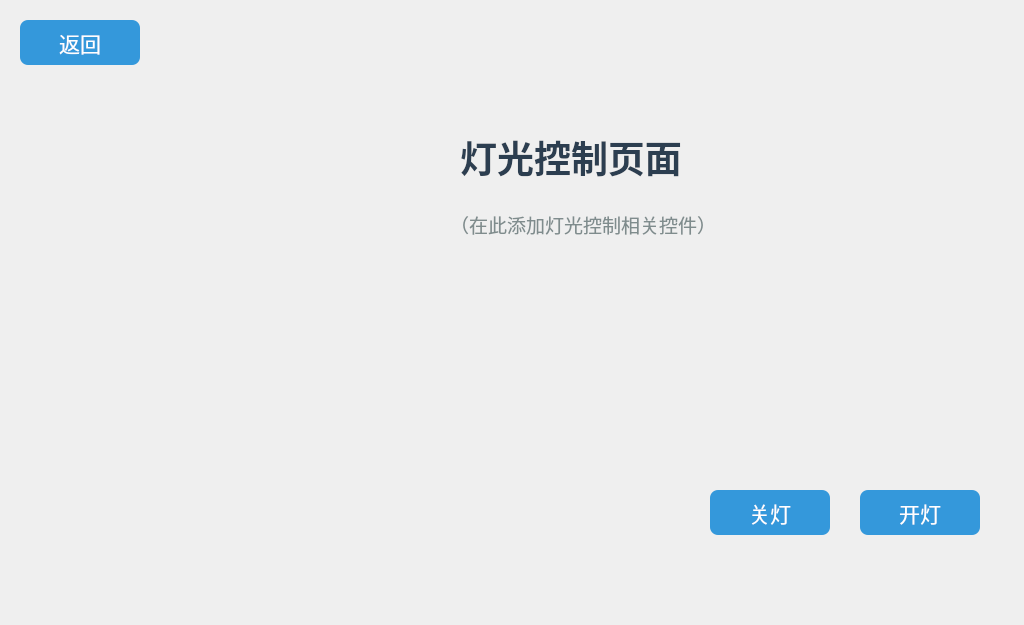
<?xml version="1.0" encoding="UTF-8"?>
<ui version="4.0">
 <class>LightDialog</class>
 <widget class="QDialog" name="LightDialog">
  <property name="geometry">
   <rect>
    <x>0</x>
    <y>0</y>
    <width>1024</width>
    <height>625</height>
   </rect>
  </property>
  <property name="minimumSize">
   <size>
    <width>1024</width>
    <height>625</height>
   </size>
  </property>
  <property name="maximumSize">
   <size>
    <width>1024</width>
    <height>625</height>
   </size>
  </property>
  <property name="windowTitle">
   <string>灯光控制</string>
  </property>
  <widget class="QLabel" name="labelTitle">
   <property name="geometry">
    <rect>
     <x>460</x>
     <y>130</y>
     <width>222</width>
     <height>54</height>
    </rect>
   </property>
   <property name="styleSheet">
    <string notr="true">font-size:28pt; font-weight:bold; color:#2c3e50;</string>
   </property>
   <property name="text">
    <string>灯光控制页面</string>
   </property>
   <property name="alignment">
    <set>Qt::AlignCenter</set>
   </property>
  </widget>
  <widget class="QLabel" name="labelHint">
   <property name="geometry">
    <rect>
     <x>450</x>
     <y>210</y>
     <width>266</width>
     <height>28</height>
    </rect>
   </property>
   <property name="styleSheet">
    <string notr="true">font-size:14pt; color:#7f8c8d;</string>
   </property>
   <property name="text">
    <string>（在此添加灯光控制相关控件）</string>
   </property>
   <property name="alignment">
    <set>Qt::AlignCenter</set>
   </property>
  </widget>
  <widget class="QPushButton" name="btnBack">
   <property name="geometry">
    <rect>
     <x>20</x>
     <y>20</y>
     <width>120</width>
     <height>45</height>
    </rect>
   </property>
   <property name="minimumSize">
    <size>
     <width>120</width>
     <height>45</height>
    </size>
   </property>
   <property name="styleSheet">
    <string notr="true">QPushButton{background-color:#3498db;color:white;border-radius:8px;font-size:16pt;}QPushButton:pressed{background-color:#2980b9;}</string>
   </property>
   <property name="text">
    <string>返回</string>
   </property>
  </widget>
  <widget class="QPushButton" name="btnLightOn">
   <property name="geometry">
    <rect>
     <x>860</x>
     <y>490</y>
     <width>120</width>
     <height>45</height>
    </rect>
   </property>
   <property name="minimumSize">
    <size>
     <width>120</width>
     <height>45</height>
    </size>
   </property>
   <property name="maximumSize">
    <size>
     <width>120</width>
     <height>45</height>
    </size>
   </property>
   <property name="styleSheet">
    <string notr="true">QPushButton{background-color:#3498db;color:white;border-radius:8px;font-size:16pt;}QPushButton:pressed{background-color:#2980b9;}</string>
   </property>
   <property name="text">
    <string>开灯</string>
   </property>
  </widget>
  <widget class="QPushButton" name="btnLightOff">
   <property name="geometry">
    <rect>
     <x>710</x>
     <y>490</y>
     <width>120</width>
     <height>45</height>
    </rect>
   </property>
   <property name="minimumSize">
    <size>
     <width>120</width>
     <height>45</height>
    </size>
   </property>
   <property name="maximumSize">
    <size>
     <width>120</width>
     <height>45</height>
    </size>
   </property>
   <property name="styleSheet">
    <string notr="true">
QPushButton{
background-color:#3498db;color:white;border-radius:8px;font-size:16pt;
}
QPushButton:pressed{
background-color:#2980b9;
}</string>
   </property>
   <property name="text">
    <string>关灯</string>
   </property>
  </widget>
 </widget>
 <resources/>
 <connections/>
</ui>
